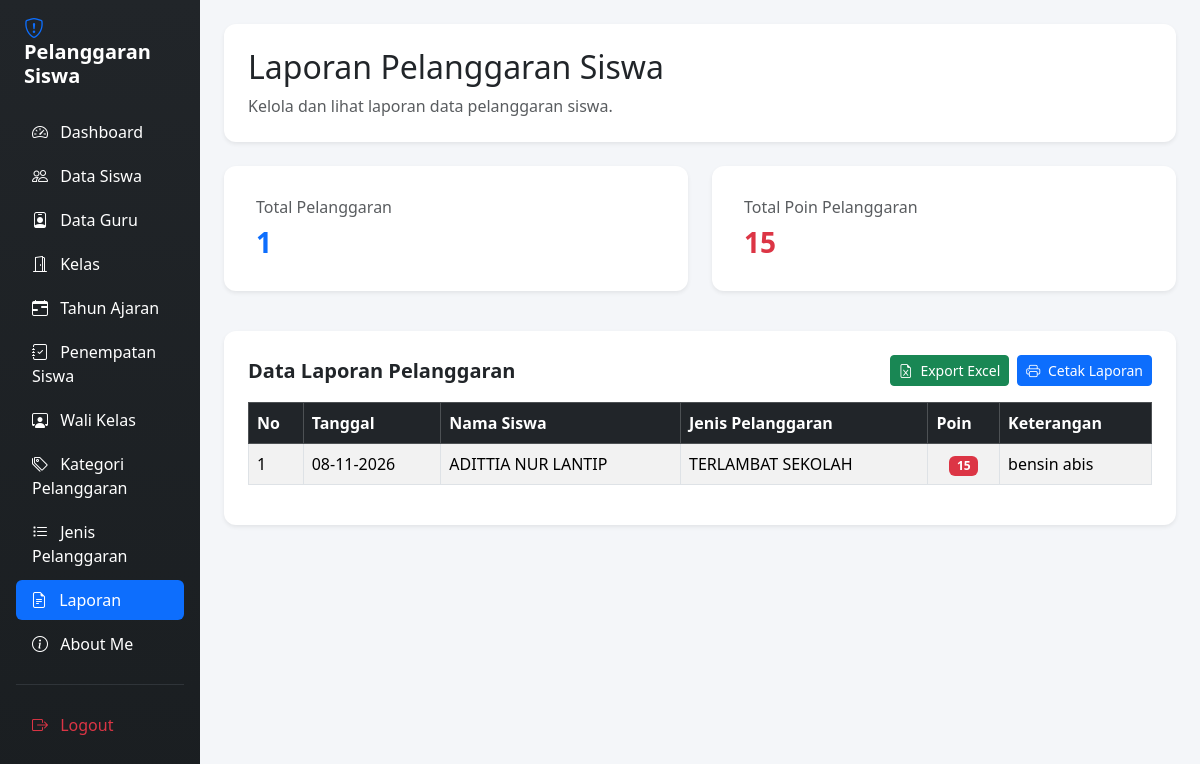
Screenshot of /laporan.php (signed in) with the database file from the repository.
### tables this page shows
CREATE TABLE `t_pelanggaran_siswa` (
  `id` int(11) NOT NULL,
  `tahun_ajaran_id` int(11) DEFAULT NULL,
  `siswa_id` int(11) DEFAULT NULL,
  `nama_siswa` varchar(150) NOT NULL,
  `kelas_id` int(11) DEFAULT NULL,
  `nama_kelas` varchar(100) NOT NULL,
  `pelanggaran_id` int(11) DEFAULT NULL,
  `nama_pelanggaran` varchar(150) NOT NULL,
  `pelanggaran_kategori_id` int(11) DEFAULT NULL,
  `guru_id` int(11) DEFAULT NULL,
  `nama_guru` varchar(150) NOT NULL,
  `tanggal` date DEFAULT NULL,
  `keterangan` text NOT NULL,
  `poin` int(11) NOT NULL,
  `tindakan` text NOT NULL,
  `status` varchar(30) NOT NULL,
  `created_at` timestamp NOT NULL DEFAULT current_timestamp(),
  `updated_at` timestamp NOT NULL DEFAULT current_timestamp()
);

### laporan.php (the view, shortened to what this page needs)
<?php
include "config/koneksi.php";
$roleUser = $_SESSION['role'] ?? 'guru';
$query = mysqli_query($koneksi, "
    SELECT id, tanggal, nama_siswa, nama_pelanggaran, poin, keterangan
    FROM t_pelanggaran_siswa
    ORDER BY tanggal DESC, id DESC
");
$total_data = mysqli_num_rows($query);
$total_poin = 0;
$data_laporan = [];
while ($row = mysqli_fetch_assoc($query)) {
    $data_laporan[] = $row;
    $total_poin += (int)$row['poin'];
}
?>
<!DOCTYPE html>
<html lang="id">
<head>
    <link href="https://cdn.jsdelivr.net/npm/bootstrap@5.3.8/dist/css/bootstrap.min.css" rel="stylesheet">
    <link href="https://cdn.jsdelivr.net/npm/bootstrap-icons@1.11.3/font/bootstrap-icons.min.css" rel="stylesheet">
    <link href="https://cdn.datatables.net/2.3.4/css/dataTables.bootstrap5.css" rel="stylesheet">
</head>
<body>
<div class="container-fluid">
    <div class="row">
        <div class="col-md-3 col-lg-2 sidebar p-3">
            <h4 class="text-white mb-4 fw-bold fs-5 px-2">
                <i class="bi bi-shield-exclamation text-primary me-2"></i> Pelanggaran Siswa
            </h4>
            <?php if ($roleUser == 'admin'): ?>
                <ul class="nav nav-pills flex-column gap-1">
                    <li class="nav-item"><a href="dashboard.php" class="nav-link text-white"><i class="bi bi-speedometer2 me-2"></i> Dashboard</a></li>
                    <li class="nav-item"><a href="data_siswa.php" class="nav-link text-white"><i class="bi bi-people me-2"></i> Data Siswa</a></li>
                    <li class="nav-item"><a href="data_guru.php" class="nav-link text-white"><i class="bi bi-person-badge me-2"></i> Data Guru</a></li>
                    <li class="nav-item"><a href="kelas.php" class="nav-link text-white"><i class="bi bi-door-open me-2"></i> Kelas</a></li>
                    <li class="nav-item"><a href="tahun_ajaran.php" class="nav-link text-white"><i class="bi bi-calendar-range me-2"></i> Tahun Ajaran</a></li>
                    <li class="nav-item"><a href="penempatan_siswa.php" class="nav-link text-white"><i class="bi bi-journal-check me-2"></i> Penempatan Siswa</a></li>
                    <li class="nav-item"><a href="wali_kelas.php" class="nav-link text-white"><i class="bi bi-person-workspace me-2"></i> Wali Kelas</a></li>
                    <li class="nav-item"><a href="kategori_pelanggaran.php" class="nav-link text-white"><i class="bi bi-tags me-2"></i> Kategori Pelanggaran</a></li>
                    <li class="nav-item"><a href="jenis_pelanggaran.php" class="nav-link text-white"><i class="bi bi-list-task me-2"></i> Jenis Pelanggaran</a></li>
                    <li class="nav-item"><a href="laporan.php" class="nav-link active"><i class="bi bi-file-earmark-text me-2"></i> Laporan</a></li>
                    <li class="nav-item"><a href="aboutme.php" class="nav-link text-white"><i class="bi bi-info-circle me-2"></i> About Me</a></li>
                    <hr class="text-secondary my-3">
                    <li class="nav-item"><a href="logout.php" class="nav-link text-danger"><i class="bi bi-box-arrow-right me-2"></i> Logout</a></li>
                </ul>
            <?php endif; ?>
        </div>
        <main class="col-md-9 col-lg-10 p-4">
            <div class="card shadow-sm p-4 bg-white mb-4">
                <h2>Laporan Pelanggaran Siswa</h2>
                <p class="text-muted mb-0">Kelola dan lihat laporan data pelanggaran siswa.</p>
            </div>
            <div class="row mb-4">
                <div class="col-md-6 mb-3">
                    <div class="card shadow-sm border-0 bg-white p-3">
                        <div class="card-body">
                            <h6 class="text-muted">Total Pelanggaran</h6>
                            <h3 class="fw-bold text-primary mb-0"><?= $total_data; ?></h3>
                        </div>
                    </div>
                </div>
                <div class="col-md-6 mb-3">
                    <div class="card shadow-sm border-0 bg-white p-3">
                        <div class="card-body">
                            <h6 class="text-muted">Total Poin Pelanggaran</h6>
                            <h3 class="fw-bold text-danger mb-0"><?= $total_poin; ?></h3>
                        </div>
                    </div>
                </div>
            </div>
            <div class="card shadow-sm bg-white">
                <div class="card-body p-4">
                    <div class="d-flex justify-content-between align-items-center mb-3 flex-wrap gap-2">
                        <h5 class="mb-0 fw-bold">Data Laporan Pelanggaran</h5>
                        <div class="d-flex gap-2 tombol-aksi">
                            <a href="laporan.php?export=excel" class="btn btn-success btn-sm">
                                <i class="bi bi-file-earmark-excel me-1"></i> Export Excel
                            </a>
                            <button onclick="cetakLaporan()" class="btn btn-primary btn-sm">
                                <i class="bi bi-printer me-1"></i> Cetak Laporan
                            </button>
                        </div>
                    </div>
                    <div class="table-responsive">
                        <table id="tabelLaporan" class="table table-bordered table-striped table-hover align-middle w-100">
                            <thead class="table-dark">
                                <tr>
                                    <th>No</th>
                                    <th>Tanggal</th>
                                    <th>Nama Siswa</th>
                                    <th>Jenis Pelanggaran</th>
                                    <th>Poin</th>
                                    <th>Keterangan</th>
                                </tr>
                            </thead>
                            <tbody>
                                <?php $no = 1; ?>
                                <?php foreach ($data_laporan as $data): ?>
                                <tr>
                                    <td><?= $no++; ?></td>
                                    <td><?= !empty($data['tanggal']) ? date('d-m-Y', strtotime($data['tanggal'])) : '-'; ?></td>
                                    <td><?= htmlspecialchars($data['nama_siswa'] ?? '-'); ?></td>
                                    <td><?= htmlspecialchars($data['nama_pelanggaran'] ?? '-'); ?></td>
                                    <td class="text-center"><span class="badge bg-danger"><?= (int)$data['poin']; ?></span></td>
                                    <td><?= htmlspecialchars($data['keterangan'] ?? '-'); ?></td>
                                </tr>
                                <?php endforeach; ?>
                            </tbody>
                        </table>
                    </div>
                </div>
            </div>
        </main>
    </div>
</div>
</body>
</html>

### laporan.php (style rules this page uses)
body { background-color: #f4f6f9; }
.nav-link { transition: all 0.3s ease; border-radius: 6px; }
.nav-link:hover, .nav-link.active { background-color: #0d6efd !important; color: white !important; padding-left: 15px; }
.table th { white-space: nowrap; vertical-align: middle; }
.table td { vertical-align: middle; }
.card { border: none; border-radius: 12px; }
.sidebar { background: linear-gradient(180deg, #212529 0%, #1a1e21 100%); min-height: 100vh; }

### rows the page displays
t_pelanggaran_siswa: tanggal "08-11-2026", nama_siswa "ADITTIA NUR LANTIP", nama_pelanggaran "TERLAMBAT SEKOLAH", poin "15", keterangan "bensin abis"

### other values shown
$total_data "1"
$total_poin "15"
